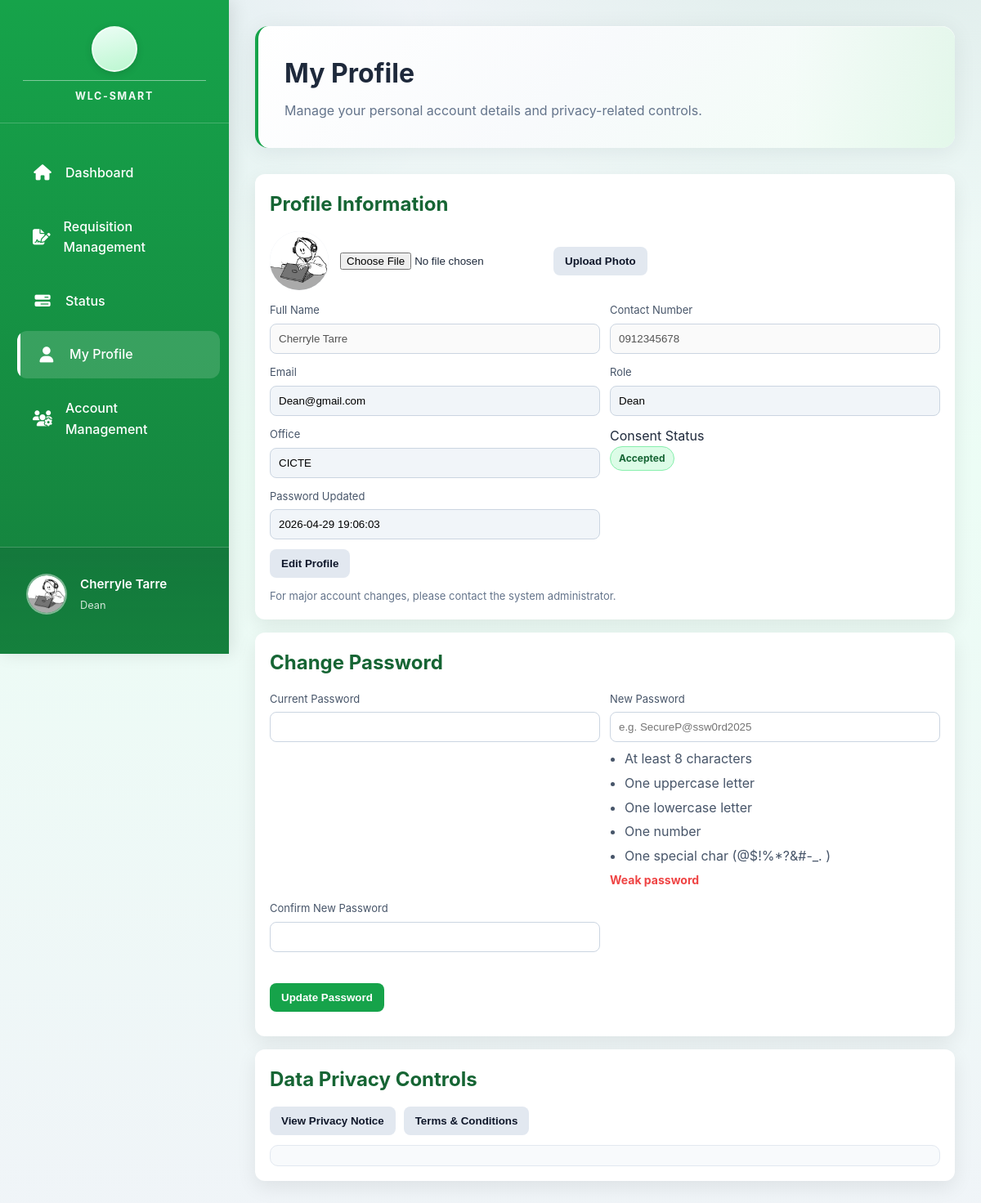
Screenshot of /public/pages/my_profile.php (signed in) with the database file from the repository.
### tables this page shows
CREATE TABLE `user` (
  `user_id` int(11) NOT NULL,
  `Email` varchar(191) NOT NULL COMMENT 'Login email (kept as Email for backward compatibility)',
  `password` varchar(255) NOT NULL COMMENT 'Store hashed password (bcrypt/argon2)',
  `role` enum('Inventory Manager','Dean','Laboratory Manager','Comptroller','President','Employee','User','GSD officer') NOT NULL DEFAULT 'User',
  `failed_attempts` tinyint(3) UNSIGNED NOT NULL DEFAULT 0 COMMENT 'Failed login counter',
  `lock_time` datetime DEFAULT NULL COMMENT 'When account lock was triggered',
  `created_at` datetime NOT NULL DEFAULT current_timestamp() COMMENT 'Record creation timestamp',
  `updated_at` datetime NOT NULL DEFAULT current_timestamp() ON UPDATE current_timestamp() COMMENT 'Last profile/account update',
  `deleted_at` datetime DEFAULT NULL COMMENT 'Soft-delete timestamp',
  `office_id` int(11) DEFAULT NULL,
  `photo_url` varchar(500) DEFAULT NULL COMMENT 'Profile photo URL/path',
  `full_name` varchar(150) DEFAULT NULL COMMENT 'User full name for profile/UI',
  `contact_number` varchar(20) DEFAULT NULL COMMENT 'Mobile/telephone number',
  `has_consented` tinyint(1) NOT NULL DEFAULT 0 COMMENT 'Accepted Privacy Notice + T&C',
  `consent_version` varchar(10) DEFAULT NULL COMMENT 'Policy version accepted (e.g., 2026-01)',
  `consent_date` datetime DEFAULT NULL COMMENT 'When consent was given',
  `last_login` datetime DEFAULT NULL COMMENT 'Most recent successful login',
  `account_status` enum('active','disabled','locked') NOT NULL DEFAULT 'active' COMMENT 'Account lifecycle state',
  `password_updated_at` datetime DEFAULT NULL COMMENT 'Last password change date',
  `remember_token` varchar(255) DEFAULT NULL COMMENT 'Persistent-login/session token hash'
);

CREATE TABLE `offices` (
  `office_id` int(11) NOT NULL,
  `office_name` varchar(100) NOT NULL,
  `type` enum('academic','administrative','executive') NOT NULL DEFAULT 'administrative',
  `photo_url` varchar(255) DEFAULT NULL,
  `default_lab_manager_user_id` int(11) DEFAULT NULL
);

### app/view_models/my_profile_page.php (called while the page is built, shortened)
<?php
function my_profile_page_view_model(PDO $db, int $userId): array
{
    $sidebarUser = my_profile_fetch_sidebar_user($db, $userId);
    $profileFallback = my_profile_fetch_profile_row($db, $userId);
    $roleLc = strtolower(trim((string)($sidebarUser['role'] ?? '')));
    $email = (string)($sidebarUser['Email'] ?? '');
    $displayName = (string)($sidebarUser['full_name'] ?? '');
    return [
        'sidebarUser' => $sidebarUser,
        'profileFallback' => $profileFallback,
        'email' => $email,
        'displayName' => $displayName,
        'initials' => strtoupper(substr($displayName, 0, 1)),
        'initialPhotoUrl' => (string)($sidebarUser['photo_url'] ?? ''),
        'profileNavItems' => my_profile_nav_items_for_role($roleLc),
    ];
}
function my_profile_fetch_sidebar_user(PDO $db, int $userId): array
{
    $stmt = $db->prepare('SELECT Email, role, photo_url, full_name FROM user WHERE user_id = ?');
    $stmt->execute([$userId]);
    $row = $stmt->fetch(PDO::FETCH_ASSOC);
    return is_array($row) ? $row : [];
}
function my_profile_fetch_profile_row(PDO $db, int $userId): array
{
    $stmt = $db->prepare(
        'SELECT u.full_name, u.contact_number, u.password_updated_at, u.has_consented, u.consent_version, '
        . 'd.`office_name` AS office_name '
        . 'FROM user u '
        . 'LEFT JOIN offices d ON d.office_id = u.office_id '
        . 'WHERE u.user_id = ? LIMIT 1'
    );
    $stmt->execute([$userId]);
    $row = $stmt->fetch(PDO::FETCH_ASSOC);
    return is_array($row) ? $row : [];
}
function my_profile_nav_items_for_role(string $roleLc): array
{
    $myProfile = ['href' => 'my_profile.php', 'icon' => 'fa-user', 'label' => 'My Profile', 'active' => true];
    $byExactRole = [
        'dean' => [
            ['href' => 'dean_dashboard.php', 'icon' => 'fa-home', 'label' => 'Dashboard'],
            ['href' => 'dean_requisition_management.php', 'icon' => 'fa-file-signature', 'label' => 'Requisition Management'],
            ['href' => 'dean_requisition_status.php', 'icon' => 'fa-bars-progress', 'label' => 'Status'],
            $myProfile,
            ['href' => 'dean_account_management.php', 'icon' => 'fa-users-cog', 'label' => 'Account Management'],
        ],
        'canvasser' => [
            ['href' => 'canvasser_dashboard.php', 'icon' => 'fa-home', 'label' => 'Dashboard'],
            ['href' => 'canvasser_request.php', 'icon' => 'fa-file-signature', 'label' => 'Request'],
            ['href' => 'audit_trail.php', 'icon' => 'fa-shield-alt', 'label' => 'Audit Trail'],
            $myProfile,
        ],
        'gsd officer' => [
            ['href' => 'gsd_dashboard.php', 'icon' => 'fa-home', 'label' => 'Dashboard'],
            ['href' => 'gsd_request.php', 'icon' => 'fa-file-signature', 'label' => 'Request'],
            ['href' => 'gsd_account_management.php', 'icon' => 'fa-users-cog', 'label' => 'Account Management'],
            ['href' => 'audit_trail.php', 'icon' => 'fa-shield-alt', 'label' => 'Audit Trail'],
            $myProfile,
        ],
        'comptroller' => [
            ['href' => 'comptroller_dashboard.php', 'icon' => 'fa-home', 'label' => 'Dashboard'],
            ['href' => 'comptroller_requests.php', 'icon' => 'fa-file-invoice-dollar', 'label' => 'Requests'],
            ['href' => 'audit_trail.php', 'icon' => 'fa-shield-alt', 'label' => 'Audit Trail'],
            $myProfile,
        ],
    ];
    if (isset($byExactRole[$roleLc])) {
        return $byExactRole[$roleLc];
    }
    return [
        ['href' => 'dashboard.php', 'icon' => 'fa-home', 'label' => 'Dashboard'],
        ['href' => 'requisition_management.php', 'icon' => 'fa-file-signature', 'label' => 'Requisition Management'],
        ['href' => 'requisition_status.php', 'icon' => 'fa-bars-progress', 'label' => 'Status'],
        ['href' => 'audit_trail.php', 'icon' => 'fa-shield-alt', 'label' => 'Audit Trail'],
        $myProfile,
        ['href' => 'account_management.php', 'icon' => 'fa-users-cog', 'label' => 'Account Management'],
        ['href' => 'facility_management.php', 'icon' => 'fa-building', 'label' => 'Facility Management'],
        ['href' => 'item_management.php', 'icon' => 'fa-box', 'label' => 'Item Management'],
        ['href' => 'inventory_management.php', 'icon' => 'fa-cubes', 'label' => 'Inventory Management'],
        ['href' => 'supplier_management.php', 'icon' => 'fa-truck', 'label' => 'Supplier Management'],
    ];
}

### public/pages/my_profile.php (the view, shortened to what this page needs)
<?php
require_once __DIR__ . '/partials/session_access_guard.php';
require_once __DIR__ . '/../../app/view_models/my_profile_page.php';
$db = Database::connect();
extract(
    my_profile_page_view_model($db, (int)$_SESSION['user_id']),
    EXTR_SKIP
);
?>
<!DOCTYPE html>
<html lang="en">
<head>
  <link rel="stylesheet" href="../assets/css/dashboard.css">
  <link rel="stylesheet" href="../assets/css/loading.css">
  <link rel="stylesheet" href="https://cdnjs.cloudflare.com/ajax/libs/font-awesome/6.5.0/css/all.min.css">
  <link rel="stylesheet" href="../assets/css/my_profile.css">
</head>
<body id="myProfilePage"
      data-api-url="../../app/api/my_profile.php">
  <aside class="sidebar" id="sidebar">
      <?php require __DIR__ . '/partials/sidebar_brand_header.php'; ?>
      <nav>
          <ul class="sidebar-nav">
              <?php foreach ($profileNavItems as $item): ?>
                  <li>
                      <a href="<?php echo htmlspecialchars($item['href']); ?>" class="<?php echo !empty($item['active']) ? 'active' : ''; ?>">
                          <i class="fas <?php echo htmlspecialchars($item['icon']); ?>"></i>
                          <span><?php echo htmlspecialchars($item['label']); ?></span>
                      </a>
                  </li>
              <?php endforeach; ?>
          </ul>
      </nav>
      <div class="sidebar-footer">
          <div class="user-profile">
              <div class="user-avatar">
                  <?php if (!empty($sidebarUser['photo_url'])): ?>
                      <img src="../<?php echo htmlspecialchars($sidebarUser['photo_url']); ?>" alt="Profile Photo" class="user-avatar-img">
                  <?php else: ?>
                      <div class="user-avatar-initials"><?php echo htmlspecialchars($initials); ?></div>
                  <?php endif; ?>
              </div>
              <div class="user-details">
                  <h4><?php echo htmlspecialchars($displayName); ?></h4>
                  <p><?php echo htmlspecialchars((string)($sidebarUser['role'] ?? 'User')); ?></p>
              </div>
          </div>
      </div>
  </aside>
  <main class="main-content">
    <div class="page-header">
      <h1>My Profile</h1>
      <p>Manage your personal account details and privacy-related controls.</p>
    </div>
    <div class="profile-wrap">
      <div class="profile-card">
        <h2>Profile Information</h2>
        <div class="photo-panel">
          <div class="photo-preview" id="photoPreviewWrap">
            <img id="profilePhotoImg" alt="Profile Photo" style="<?php echo $initialPhotoUrl !== '' ? '' : 'display:none;'; ?>" src="<?php echo $initialPhotoUrl !== '' ? '../' . htmlspecialchars($initialPhotoUrl) : ''; ?>">
          </div>
          <div class="photo-actions">
            <input id="profilePhotoInput" type="file" accept="image/*">
            <button id="uploadPhotoBtn" class="profile-btn muted">Upload Photo</button>
          </div>
        </div>
        <div class="profile-grid">
          <div><label class="profile-label">Full Name</label><input id="full_name" class="profile-input" type="text" value="<?php echo htmlspecialchars((string)($profileFallback['full_name'] ?? '')); ?>" disabled></div>
          <div><label class="profile-label">Contact Number</label><input id="contact_number" class="profile-input" type="text" value="<?php echo htmlspecialchars((string)($profileFallback['contact_number'] ?? '')); ?>" disabled></div>
          <div><label class="profile-label">Email</label><input id="email" class="profile-input profile-readonly" readonly value="<?php echo htmlspecialchars($email); ?>"></div>
          <div><label class="profile-label">Role</label><input id="role" class="profile-input profile-readonly" readonly value="<?php echo htmlspecialchars((string)($sidebarUser['role'] ?? '')); ?>"></div>
          <div><label class="profile-label">Office</label><input id="office" class="profile-input profile-readonly" readonly value="<?php echo htmlspecialchars((string)($profileFallback['office_name'] ?? '')); ?>"></div>
          <div><label>Consent Status</label><div><span id="consent_badge" class="badge accepted">Accepted</span></div></div>
          <div><label class="profile-label">Password Updated</label><input id="password_updated_at" class="profile-input profile-readonly" readonly value="<?php echo htmlspecialchars((string)($profileFallback['password_updated_at'] ?? '')); ?>"></div>
        </div>
        <div class="section-actions">
          <button id="editProfileBtn" class="profile-btn muted">Edit Profile</button>
        </div>
        <div class="inline-help">For major account changes, please contact the system administrator.</div>
      </div>
      <div class="profile-card">
        <h2>Change Password</h2>
        <div class="profile-grid">
          <div><label class="profile-label">Current Password</label><input id="current_password" class="profile-input" type="password"></div>
          <div>
            <label class="profile-label">New Password</label>
            <input id="new_password" class="profile-input" type="password" placeholder="e.g. SecureP@ssw0rd2025">
            <ul class="password-requirements">
              <li id="pwd-length">At least 8 characters</li>
              <li id="pwd-uppercase">One uppercase letter</li>
              <li id="pwd-lowercase">One lowercase letter</li>
              <li id="pwd-number">One number</li>
              <li id="pwd-special">One special char (@$!%*?&#-_. )</li>
            </ul>
            <div id="passwordStrength" class="password-strength">Weak password</div>
          </div>
          <div><label class="profile-label">Confirm New Password</label><input id="confirm_password" class="profile-input" type="password"></div>
        </div>
        <div id="passwordInlineError" class="password-inline-error" aria-live="polite"></div>
        <div class="section-actions">
          <button id="changePasswordBtn" class="profile-btn save">Update Password</button>
        </div>
      </div>
      <div class="profile-card">
        <h2>Data Privacy Controls</h2>
        <div class="section-actions">
          <button type="button" id="openPrivacyNoticeBtn" class="profile-btn muted">View Privacy Notice</button>
          <button type="button" id="openTermsModalBtn" class="profile-btn muted">Terms &amp; Conditions</button>
        </div>
        <div class="view-my-data" id="viewMyData"></div>
      </div>
      <div id="msg" class="profile-msg" aria-live="polite"></div>
    </div>
  </main>
</body>
</html>

### rows the page displays
user: photo_url (picture), full_name "Cherryle Tarre", role "Dean", contact_number "0912345678", Email "Dean@gmail.com", office.office_name "CICTE", password_updated_at "2026-04-29 19:06:03"

### other values shown
$item['label'] "Dashboard"
$item['label'] "Requisition Management"
$item['label'] "Status"
$item['label'] "My Profile"
$item['label'] "Account Management"
